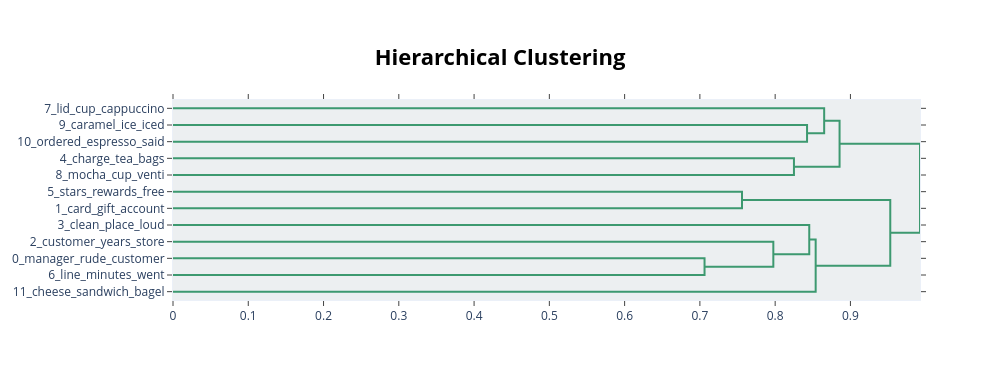

Notebook cell for this chart:
### Code cell
# The Heirarchical Clustering visualiztion is another view of topic relationships.
fig = topic_model.visualize_hierarchy(custom_labels=True)
fig.write_html(f'{model_name}/bertopic-topic-hierarchy.html')
fig.show()

### Figure 1 — Plotly figure (JSON) as saved in the notebook; plotly's stock layout.template omitted (floating-point values rounded to 4 significant figures)
{"data": [{"hoverinfo": "text", "marker": {"color": "rgb(61,153,112)"}, "mode": "lines", "type": "scatter", "x": [0, 0.8424, 0.8424, 0], "xaxis": "x", "y": [-15, -15, -25, -25], "yaxis": "y"}, {"hoverinfo": "text", "marker": {"color": "rgb(61,153,112)"}, "mode": "lines", "type": "scatter", "x": [0, 0.8651, 0.8651, 0.8424], "xaxis": "x", "y": [-5, -5, -20, -20], "yaxis": "y"}, {"hoverinfo": "text", "marker": {"color": "rgb(61,153,112)"}, "mode": "lines", "type": "scatter", "x": [0, 0.825, 0.825, 0], "xaxis": "x", "y": [-35, -35, -45, -45], "yaxis": "y"}, {"hoverinfo": "text", "marker": {"color": "rgb(61,153,112)"}, "mode": "lines", "type": "scatter", "x": [0.8651, 0.8856, 0.8856, 0.825], "xaxis": "x", "y": [-12.5, -12.5, -40, -40], "yaxis": "y"}, {"hoverinfo": "text", "marker": {"color": "rgb(61,153,112)"}, "mode": "lines", "type": "scatter", "x": [0, 0.7559, 0.7559, 0], "xaxis": "x", "y": [-55, -55, -65, -65], "yaxis": "y"}, {"hoverinfo": "text", "marker": {"color": "rgb(61,153,112)"}, "mode": "lines", "type": "scatter", "x": [0, 0.7062, 0.7062, 0], "xaxis": "x", "y": [-95, -95, -105, -105], "yaxis": "y"}, {"hoverinfo": "text", "marker": {"color": "rgb(61,153,112)"}, "mode": "lines", "type": "scatter", "x": [0, 0.7976, 0.7976, 0.7062], "xaxis": "x", "y": [-85, -85, -100, -100], "yaxis": "y"}, {"hoverinfo": "text", "marker": {"color": "rgb(61,153,112)"}, "mode": "lines", "type": "scatter", "x": [0, 0.8453, 0.8453, 0.7976], "xaxis": "x", "y": [-75, -75, -92.5, -92.5], "yaxis": "y"}, {"hoverinfo": "text", "marker": {"color": "rgb(61,153,112)"}, "mode": "lines", "type": "scatter", "x": [0.8453, 0.8538, 0.8538, 0], "xaxis": "x", "y": [-83.75, -83.75, -115, -115], "yaxis": "y"}, {"hoverinfo": "text", "marker": {"color": "rgb(61,153,112)"}, "mode": "lines", "type": "scatter", "x": [0.7559, 0.9529, 0.9529, 0.8538], "xaxis": "x", "y": [-60, -60, -99.38, -99.38], "yaxis": "y"}, {"hoverinfo": "text", "marker": {"color": "rgb(61,153,112)"}, "mode": "lines", "type": "scatter", "x": [0.8856, 0.9924, 0.9924, 0.9529], "xaxis": "x", "y": [-26.25, -26.25, -79.69, -79.69], "yaxis": "y"}], "layout": {"autosize": false, "height": 380, "hoverlabel": {"bgcolor": "white", "font": {"family": "Rockwell", "size": 16}}, "hovermode": "closest", "plot_bgcolor": "#ECEFF1", "showlegend": false, "title": {"font": {"color": "Black", "size": 22}, "text": "<b>Hierarchical Clustering</b>", "x": 0.5, "xanchor": "center", "yanchor": "top"}, "width": 1000, "xaxis": {"mirror": "allticks", "rangemode": "tozero", "showgrid": false, "showline": true, "showticklabels": true, "ticks": "outside", "type": "linear", "zeroline": false}, "yaxis": {"mirror": "allticks", "range": [-120, 0], "rangemode": "tozero", "showgrid": false, "showline": true, "showticklabels": true, "tickmode": "array", "ticks": "outside", "ticktext": ["7_lid_cup_cappuccino", "9_caramel_ice_iced", "10_ordered_espresso_said", "4_charge_tea_bags", "8_mocha_cup_venti", "5_stars_rewards_free", "1_card_gift_account", "3_clean_place_loud", "2_customer_years_store", "0_manager_rude_customer", "6_line_minutes_went", "11_cheese_sandwich_bagel"], "tickvals": [-5, -15, -25, -35, -45, -55, -65, -75, -85, -95, -105, -115], "type": "linear", "zeroline": false}}}
